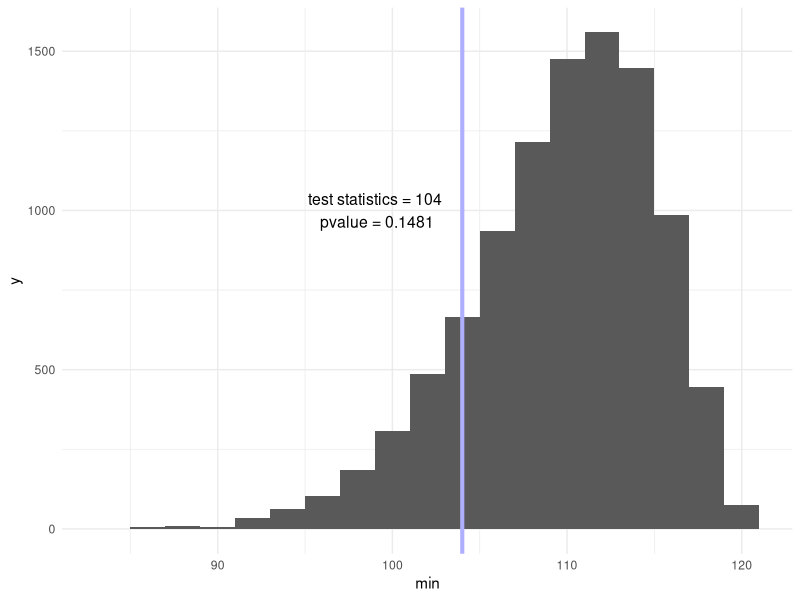
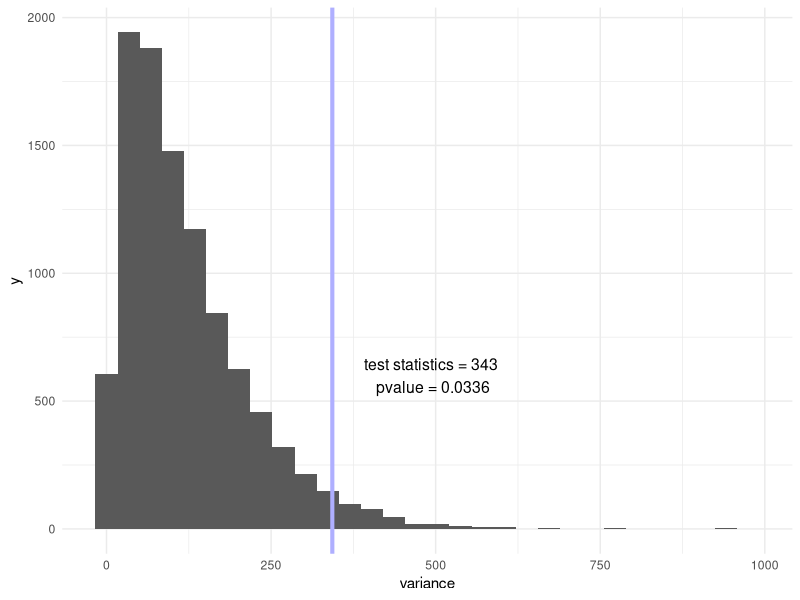
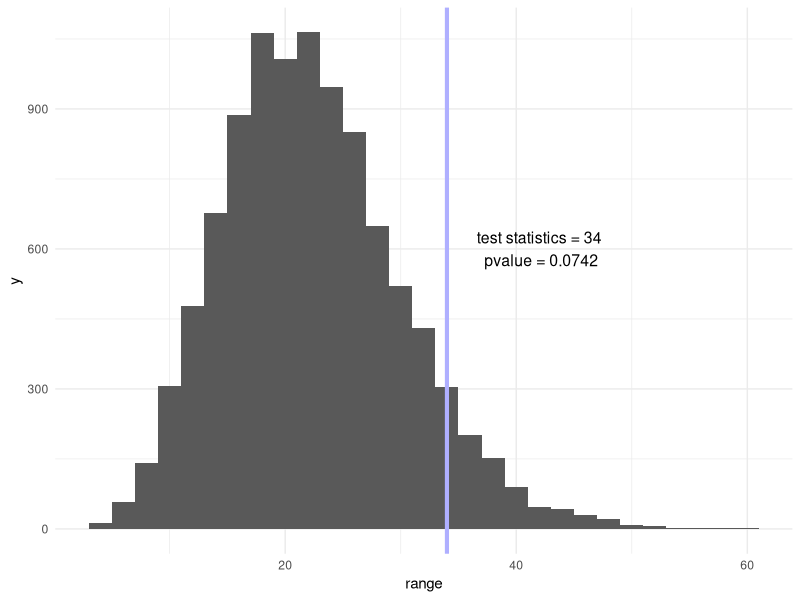

Write the R code that produced these figures, in order.
## ---- chunk 1
knitr::opts_chunk$set(echo = TRUE)
knitr::opts_chunk$set(message = FALSE)
## ---- chunk 2
library(tidyverse)
library(ggplot2)
# How many simulations to run?
NumberOfSims <- 10000
NumberofBalls <- 500 - 14

set.seed(123) # set the seed for the random number generator - this makes sure the results are reproducible when we are debugging

# create blank vectors to store values
vec <- vector()
vec2 <- vector()
vec3 <- vector()
vec4 <- vector()
theme_set(theme_minimal())
## ---- chunk 3
# compute maximum frequency for each simlation
for (j in 1:NumberOfSims) {
  for (i in 1:NumberofBalls) {
    vec[i] <- sample(1:4, 1)
  }
  vec2[j] <- max(table(vec))
}

# compute minimum frequency for each simlation
for (j in 1:NumberOfSims) {
  for (i in 1:NumberofBalls) {
    vec[i] <- sample(1:4, 1)
  }
  vec3[j] <- min(table(vec))
}

# compute range of frequency for each simlation
range <- vec2 - vec3

# compute variance of frequency for each simlation
for (j in 1:NumberOfSims) {
  for (i in 1:NumberofBalls) {
    vec[i] <- sample(1:4, 1)
  }
  vec4[j] <- var(table(vec))
}


df <- cbind(vec2, vec3, vec4, range) %>% as.data.frame()

colnames(df) <- c("max", "min", "variance", "range")

dim(df)

head(df)
## ---- chunk 4
# observed vector
obs <- c(137, 138, 107, 104)

# calculate test statistics
min(obs)

# calculate p-value
a <- df %>%
  filter(min > min(obs)) %>%
  nrow()
pvalue <- 1 - a / NumberOfSims
pvalue

ggplot(aes(x = min), data = df) +
  geom_histogram(binwidth = 2) +
  geom_vline(xintercept = min(obs), size = 1.4, color = "#AFAFFF") +
  annotate("text", x = min(obs) - 5, y = 1000, label = " test statistics = 104 \n pvalue = 0.1481", size = 4)
## ---- chunk 5
# calculate test statistics
var(obs)

# calculate p-value
a <- df %>%
  filter(variance > var(obs)) %>%
  nrow()
pvalue <- a / NumberOfSims
pvalue

# draw the graph
ggplot(aes(x = variance), data = df) +
  geom_histogram() +
  geom_vline(xintercept = var(obs), size = 1.4, color = "#AFAFFF") +
  annotate("text", x = var(obs) + 150, y = 600, label = " test statistics = 343 \n pvalue = 0.0336", size = 4)
## ---- chunk 6
# calculate test statistics
max(obs) - min(obs)

# calculate p-value
a <- df %>%
  filter(range > max(obs) - min(obs)) %>%
  nrow()
pvalue <- a / NumberOfSims
pvalue

# draw the graph
ggplot(aes(x = range), data = df) +
  geom_histogram() +
  geom_vline(xintercept = max(obs) - min(obs), size = 1.4, color = "#AFAFFF") +
  annotate("text", x = max(obs) - min(obs) + 8, y = 600, label = " test statistics = 34 \n pvalue = 0.0742", size = 4)
